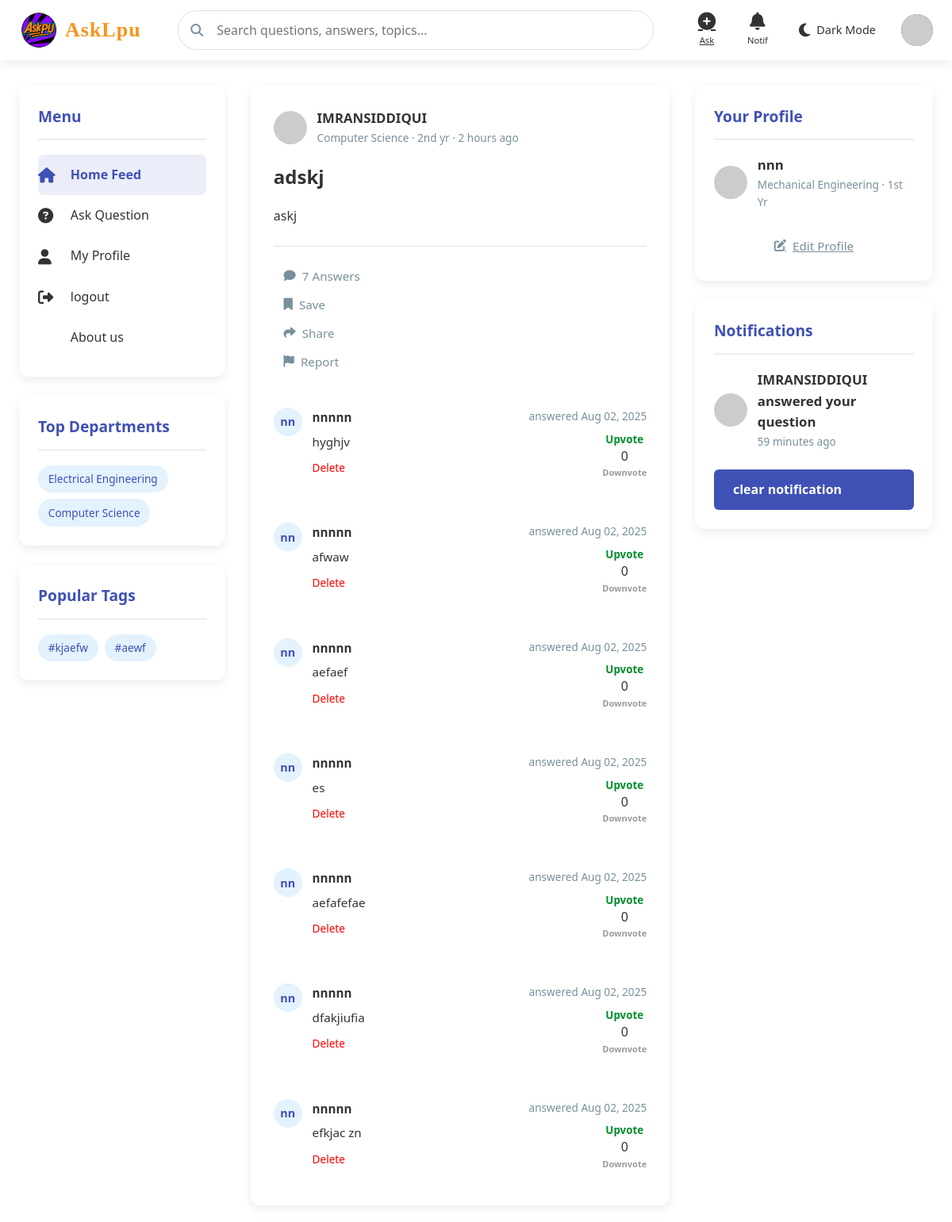
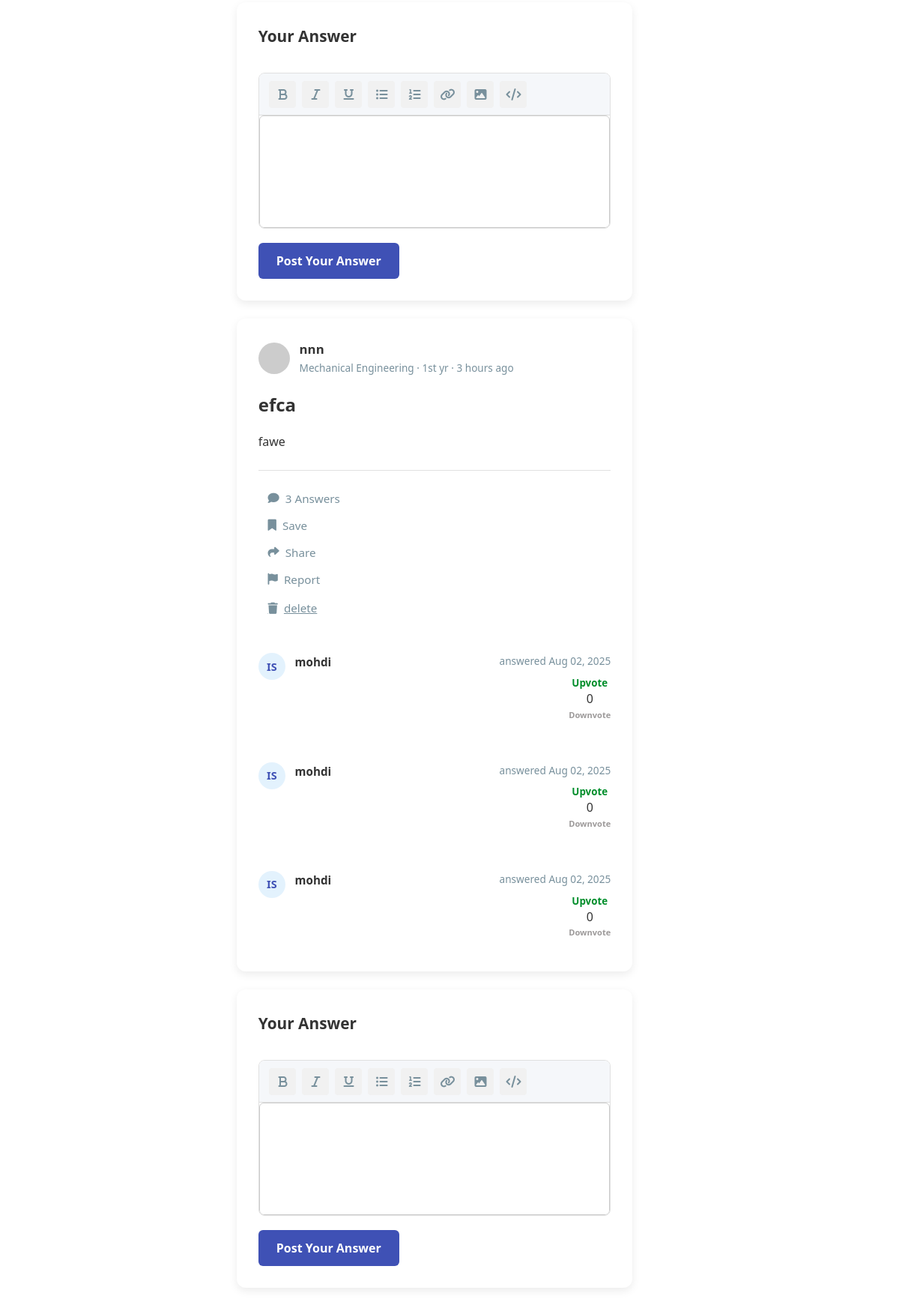
The page /index (signed in) on the database its author committed (2 pictures, top to bottom).
### app.py (models this page shows)
class Question(db.Model):
    id = db.Column(db.Integer, primary_key=True)
    title = db.Column(db.String(200), nullable=False)
    description = db.Column(db.Text, nullable=False)
    tags = db.Column(db.String(200), nullable=True)
    user_id = db.Column(db.Integer, db.ForeignKey('user.id'), nullable=False)
    created_at = db.Column(db.DateTime, default=datetime.utcnow)
    department = db.Column(db.String(50), nullable=True)
    subject = db.Column(db.String(50), nullable=True)
    image = db.Column(db.String(200), nullable=True)
    answers = db.relationship('Answer', backref='question', lazy=True, cascade="all, delete")

class User(db.Model):
    id = db.Column(db.Integer, primary_key=True)#use
    first_name=db.Column(db.String(90),unique=False, nullable=False)
    last_name=db.Column(db.String(90),unique=False, nullable=False)
    full_name=db.Column(db.String(90),unique=True, nullable=True)#use
    username = db.Column(db.String(80), unique=True, nullable=False)#use
    email = db.Column(db.String(120), unique=True, nullable=False)#use
    c_id = db.Column(db.String(200), nullable=False)#use
    password = db.Column(db.String(200), nullable=False)#use
    role = db.Column(db.String(20), default='student',nullable=True)#use
    department = db.Column(db.String(50), nullable=True)#use
    year = db.Column(db.String(90), nullable=True)#use
    bio = db.Column(db.Text, nullable=True)#use
    interest= db.Column(db.String(200), nullable=True)
    skiils=db.Column(db.String(200), nullable=True)
    location=db.Column(db.String(200), nullable=True)
    questions = db.relationship('Question', backref='author', lazy=True, cascade="all, delete")
    created_at = db.Column(db.DateTime, default=datetime.utcnow)
    answers = db.relationship('Answer', backref='author', lazy=True, cascade="all, delete")
    image = db.Column(db.String(300), nullable=True)
    otp=db.Column(db.Integer)#use
    achievement=db.Column(db.String(200), nullable=True)
    course=db.Column(db.String(200), nullable=True)
    verify= db.Column(db.Boolean, default=False)
    voted_on = db.relationship(
        'Answer',
        secondary=votes_association,
        back_populates='voters',
        cascade="all, delete"
    )

class Answer(db.Model):
    id = db.Column(db.Integer, primary_key=True)
    content = db.Column(db.Text, nullable=False)
    user_id = db.Column(db.Integer, db.ForeignKey('user.id'), nullable=False)
    question_id = db.Column(db.Integer, db.ForeignKey('question.id'), nullable=False)
    created_at = db.Column(db.DateTime, default=datetime.utcnow)
    voters = db.relationship(
        'User',
        secondary=votes_association,
        back_populates='voted_on',
        cascade="all, delete"
    )
    @property
    def score(self):
        total_upvotes = db.session.query(votes_association).filter_by(answer_id=self.id, vote_type='upvote').count()
        total_downvotes = db.session.query(votes_association).filter_by(answer_id=self.id, vote_type='downvote').count()
        return total_upvotes - total_downvotes

class Notification(db.Model):
    id = db.Column(db.Integer, primary_key=True)
    recipient_id = db.Column(db.Integer, db.ForeignKey('user.id'), nullable=False)
    sender_id = db.Column(db.Integer, db.ForeignKey('user.id'), nullable=False)
    message = db.Column(db.String(255), nullable=False)
    link = db.Column(db.String(255), nullable=True)  # Optional URL to redirect
    is_read = db.Column(db.Boolean, default=False)
    created_at = db.Column(db.DateTime, default=datetime.utcnow)
    recipient = db.relationship('User', foreign_keys=[recipient_id], backref='received_notifications',cascade="all, delete")
    sender = db.relationship('User', foreign_keys=[sender_id], backref='sent_notifications',cascade="all, delete")

### app.py (the view)
@app.route('/index')
def index():
    user_id = session.get('user_id')
    if user_id:
        question = Question.query.order_by(desc(Question.created_at)).all()
        x = session.get('user_id')
        user=User.query.get(x)
        notifications = Notification.query.filter_by(recipient_id=user.id).order_by(desc(Notification.created_at)).all()
        question_list = Question.query.order_by(desc(Question.created_at)).all()
        all_tags = []
        for q in question_list:
            if q.tags:
                tags = [tag.strip() for tag in q.tags.split(',') if tag.strip()]
                all_tags.extend(tags)
        tag_counter = Counter(all_tags)
        top_tags = [tag for tag, count in tag_counter.most_common(10)]
        departments = db.session.query(Question.department).distinct().all()
        department_tags = [dept[0] for dept in departments if dept[0]]
        return render_template('index.html',user=user,questions=question,top_tags=top_tags,
                               department_tags=department_tags,
                               notifications=notifications)
    else:
        flash('You need to login first', 'warning')
        return redirect(url_for('login'))

### templates/index.html (shortened to what this page needs)
<!DOCTYPE html>
<html lang="en">
<head>
    <link rel="stylesheet" href="https://cdnjs.cloudflare.com/ajax/libs/font-awesome/6.4.0/css/all.min.css">
    <link rel="stylesheet" href="{{url_for ('static',filename='css/styles.css')}}">
</head>
<body>
    <header>
        <div class="header-container">
            <a href="{{ url_for('index') }}" class="logo">
<img src="{{ url_for('static', filename='uploads/logo.png') }}"
     alt="Logo"
     style="height: 50px; width: auto; max-width: 100%; object-fit: contain;">
<span class="logo-text">AskLpu</span>
            </a>
    <div class="search-container">
        <i class="fas fa-search search-icon"></i>
        <form method="GET" action="{{ url_for('search') }}">
        <input type="text" class="search-bar" name="query" placeholder="Search questions, answers, topics...">
    </form>
    </div>
            <div class="nav-icons">
                <a href="{{url_for('ask')}}" class="nav-icon" id="ask-btn">
                    <i class="fas fa-plus-circle"></i>
                    <span>Ask</span>
                </a>
                <div class="nav-icon" id="notifications-btn">
                    <i class="fas fa-bell"></i>
                    <span>Notif</span>
                </div>
                <div class="theme-toggle" id="theme-toggle">
                    <i class="fas fa-moon toggle-icon" id="theme-icon"></i>
                    <span class="toggle-text">Dark Mode</span>
                </div>
                <a href="{{url_for('profile')}}" class="user-avatar" id="profile-btn">
                    {% if user.image %}
  <img src="{{ url_for('static', filename='uploads/' + user.image) }}" alt="Avatar">
{% else %}
  <img src="https://api.dicebear.com/6.x/avataaars/svg?seed={{ user.username }}" alt="Default Avatar">
{% endif %}
                </a>
            </div>
        </div>
    </header>
    <div class="main-container">
        <div class="sidebar">
            <div class="sidebar-card">
                <h3 class="sidebar-title">Menu</h3>
                <a href="{{ url_for('index') }}" class="menu-item active-menu">
                    <i class="fas fa-home"></i>
                    <span>Home Feed</span>
                </a>
                <a href="{{url_for('ask')}}" class="menu-item">
                    <i class="fas fa-question-circle"></i>
                    <span>Ask Question</span>
                </a>
                <a href="{{url_for('profile')}}" class="menu-item">
                    <i class="fas fa-user"></i>
                    <span>My Profile</span>
                </a>
                    <a href="{{url_for('logout')}}" class="menu-item">
                    <i class="fas fa-sign-out-alt"></i>
                    <span>logout</span>
                    </a>
                             <a href="{{url_for('about_us')}}" class="menu-item">
            <span>About us</span>
        </a>
            </div>
            <div class="sidebar-card">
                <h3 class="sidebar-title">Top Departments</h3>
<div class="tag-list">
    {% for dept in department_tags %}
    <div class="tag">{{ dept }}</div>
    {% endfor %}
</div>
            </div>
            <div class="sidebar-card">
                <h3 class="sidebar-title">Popular Tags</h3>
<div class="tag-list">
    {% for tag in top_tags %}
    <div class="tag">#{{ tag }}</div>
    {% endfor %}
</div>
            </div>
        </div>
        <div class="main-content">
{% for question in questions %}
            <div class="content-card slide-in">
                <div class="card-header">
                    <div class="user-info">
                        {% if question.author.image %}
  <img src="{{ url_for('static', filename='uploads/' + question.author.image) }}" alt="Avatar">
{% else %}
  <img src="https://api.dicebear.com/6.x/avataaars/svg?seed={{ question.author.username }}" alt="Default Avatar">
{% endif %}
                        <div class="user-details">
                            <div class="user-name">{{ question.author.full_name }}</div>
                            <div class="user-meta">{{question.author.department}} · {{question.author.year}} yr · {{ question.created_at|time_ago }}</div>
                        </div>
                    </div>
                </div>
                <h2 class="question-title">{{ question.title }}</h2>
                <div class="question-content">
                    {{ question.description|truncate(200) |safe }}
                </div>
                <div class="question-footer">
                    <div class="action-buttons">
                        <button class="action-button">
                            <i class="fas fa-comment"></i>
                            <span>{{question.answers|length}} Answers</span>
                        </button>
                        <button class="action-button">
                            <i class="fas fa-bookmark"></i>
                            <span>Save</span>
                        </button>
                        <button class="action-button">
                            <i class="fas fa-share"></i>
                            <span>Share</span>
                        </button>
                        <button class="action-button">
                            <i class="fas fa-flag"></i>
                            <span>Report</span>
                        </button>
                        {% if question.author.id ==user.id%}
                       <a href="{{url_for('delete_q',question_id=question.id)}}" class="action-button">
                            <i class="fas fa-trash"></i>
                            <span>delete</span>
                       </a>
                       {% endif %}
                    </div>
                </div>
                 {% for answer in question.answers %}
                <div class="comments-section">
                    <div class="comment">
                        <div class="comment-avatar">{{ answer.author.first_name[0] }}{{ answer.author.last_name[0] }}</div>
                        <div class="comment-content">
                            <div class="comment-header">
                                <div class="comment-author">{{ answer.author.username }}</div>
                                <div class="comment-time">answered {{ answer.created_at.strftime('%b %d, %Y') }}
                                </div>
                            </div>
<div style="display: flex; flex-direction: column; align-items: center; float: right; margin-left: 10px;">
  <button
    class="upvote-btn"
    data-answer-id="{{ answer.id }}"
    onclick="handleVote('{{ answer.id }}', 'upvote')"
    style="border: none; background: none; color: rgb(0, 142, 43); cursor: pointer;">
<h4> Upvote</h4>
</button>
<span class="vote-score" id="score-{{ answer.id }}">{{ answer.score }}</span>
<button
    class="downvote-btn"
    data-answer-id="{{ answer.id }}"
    onclick="handleVote('{{ answer.id }}', 'downvote')"
    style="border: none; background: none; color: rgb(157, 154, 154); cursor: pointer;">
    <h5>Downvote</h5>
</button>
</div>
                            <div class="comment-text">
                              {{ answer.content | safe }}
                            </div>
                            <div class="comment-actions">
                                {% if answer.author.id == user.id %}
                                <form method="POST" action="{{ url_for('delete_answer', answer_id=answer.id) }}" style="display: inline;">
                                <button type="submit" class="comment-action" style="border: none; background: none; color: red; cursor: pointer;">
                                         Delete
                                        </button>
                                            </form>
                                {% endif %}
                            </div>
                        </div>
                    </div>
                </div>
                {% endfor %}
            </div>
            <div class="content-card slide-in" style="animation-delay: 0.2s;">
                <h3 class="form-title">Your Answer</h3>
                <form class="answer-form"  method="POST" action="{{ url_for('answer', question_id=question.id) }}">
                        <div class="rich-text-editor">
                            <div class="editor-toolbar">
                                <button class="tool-button" title="Bold"><i class="fas fa-bold"></i></button>
                                <button class="tool-button" title="Italic"><i class="fas fa-italic"></i></button>
                                <button class="tool-button" title="Underline"><i class="fas fa-underline"></i></button>
                                <button class="tool-button" title="List"><i class="fas fa-list-ul"></i></button>
                                <button class="tool-button" title="Numbered List"><i class="fas fa-list-ol"></i></button>
                                <button class="tool-button" title="Link"><i class="fas fa-link"></i></button>
                                <button class="tool-button" title="Image"><i class="fas fa-image"></i></button>
                                <button class="tool-button" title="Code"><i class="fas fa-code"></i></button>
                            </div>
                            <div class="editor-content" id="editor" contenteditable="true"></div>
                        </div>
                    <button type="submit" class="submit-button">Post Your Answer</button>
                </form>
            </div>
             {% endfor %}
        </div>
        <div class="right-sidebar">
            <div class="sidebar-card">
                <h3 class="sidebar-title">Your Profile</h3>
                <div class="user-info" style="margin-bottom: 1.5rem;">
                    {% if user.image %}
  <img src="{{ url_for('static', filename='uploads/' + user.image) }}" alt="Avatar">
{% else %}
  <img src="https://api.dicebear.com/6.x/avataaars/svg?seed={{ user.username }}" alt="Default Avatar">
{% endif %}
                    <div class="user-details">
                        <div class="user-name">{{ user.full_name }}</div>
                        <div class="user-meta">{{user.department }} · {{user.year}} Yr</div>
                    </div>
                </div>
                <a href="edit-profile.html" class="action-button" style="width: 100%; justify-content: center;">
                    <i class="fas fa-edit"></i>
                    <span>Edit Profile</span>
                </a>
            </div>
            <div class="sidebar-card">
                <h3 class="sidebar-title">Notifications</h3>
{% for note in notifications %}
    {% if not note.is_read %}
        <div class="notification-item unread">
            <div class="user-info">
                <img src="https://api.dicebear.com/6.x/avataaars/svg?seed={{ note.sender.username }}" alt="Avatar" width="36" height="36">
                <div class="user-details">
                    <div class="user-name">{{ note.sender.full_name }} {{ note.message }}</div>
                    <div class="user-meta">{{ note.created_at|time_ago }}</div>
                </div>
            </div>
        </div>
    {% endif %}
{% endfor %}
    <a href="{{ url_for('clear_notification') }}" class="edit-button">
        clear notification
    </a>
</body>
</html>

### rows shown on the page
Question: tags "kjaefw", author.full_name "IMRANSIDDIQUI", author.department "Computer Science", author.year "2nd", created_at "2 hours ago", title "adskj", description "askj", answers|length "7"
Question: tags "aewf", author.full_name "nnn", author.department "Mechanical Engineering", author.year "1st", created_at "3 hours ago", title "efca", description "fawe", answers|length "3"
Answer: author "n", author.username "nnnnn", created_at "Aug 02, 2025", score "0", content "hyghjv"
Answer: author "n", author.username "nnnnn", created_at "Aug 02, 2025", score "0", content "afwaw"
Answer: author "n", author.username "nnnnn", created_at "Aug 02, 2025", score "0", content "aefaef"
Answer: author "n", author.username "nnnnn", created_at "Aug 02, 2025", score "0", content "es"
Answer: author "n", author.username "nnnnn", created_at "Aug 02, 2025", score "0", content "aefafefae"
Answer: author "n", author.username "nnnnn", created_at "Aug 02, 2025", score "0", content "dfakjiufia"
Answer: author "n", author.username "nnnnn", created_at "Aug 02, 2025", score "0", content "efkjac zn"
Answer: author "I", author "S", author.username "mohdi", created_at "Aug 02, 2025", score "0"
Answer: author "I", author "S", author.username "mohdi", created_at "Aug 02, 2025", score "0"
Answer: author "I", author "S", author.username "mohdi", created_at "Aug 02, 2025", score "0"
User: full_name "nnn", department "Mechanical Engineering", year "1st"
Notification: is_read False (drawn), sender.full_name "IMRANSIDDIQUI", message "answered your question", created_at "59 minutes ago"

### other values the page prints
{{ dept }} "Electrical Engineering" "Computer Science"
